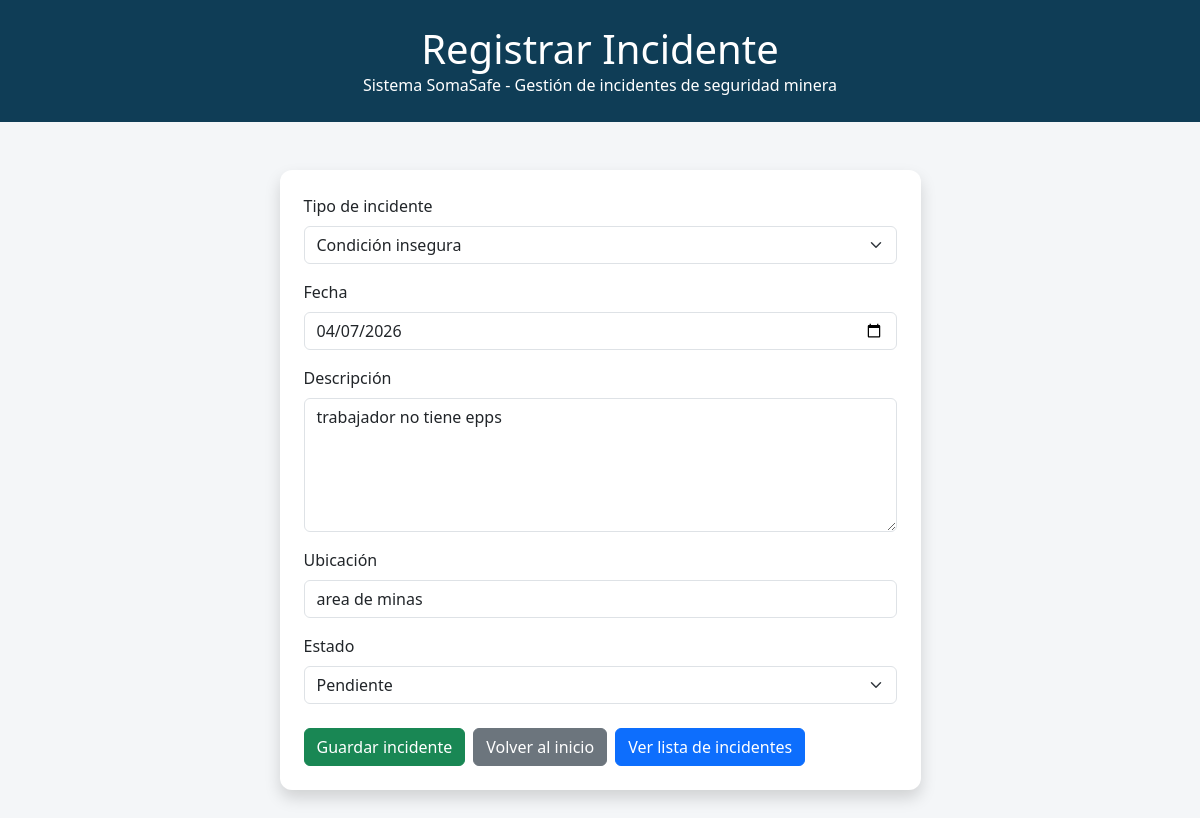
/editar/3/, run on the app's committed database.
### incidentes/models.py (models this page shows)
class Incidente(models.Model):
    TIPOS_INCIDENTE = [
        ('accidente', 'Accidente'),
        ('casi_accidente', 'Casi accidente'),
        ('condicion_insegura', 'Condición insegura'),
    ]
    ESTADOS = [
        ('pendiente', 'Pendiente'),
        ('en_proceso', 'En proceso'),
        ('resuelto', 'Resuelto'),
    ]
    tipo = models.CharField(max_length=20, choices=TIPOS_INCIDENTE)
    fecha = models.DateField()
    descripcion = models.TextField()
    ubicacion = models.CharField(max_length=150)
    estado = models.CharField(max_length=20, choices=ESTADOS, default='pendiente')
    creado_en = models.DateTimeField(auto_now_add=True)

### incidentes/views.py (the view)
# urls.py: path('editar/<int:id>/', views.editar_incidente, name='editar_incidente'),
def editar_incidente(request, id):
    incidente = get_object_or_404(Incidente, id=id)
    if request.method == 'POST':
        form = IncidenteForm(request.POST, instance=incidente)
        if form.is_valid():
            form.save()
            return redirect('lista_incidentes')
    else:
        form = IncidenteForm(instance=incidente)
    return render(request, 'registrar_incidente.html', {'form': form})

### incidentes/forms.py
class IncidenteForm(forms.ModelForm):
    class Meta:
        model = Incidente
        fields = ['tipo', 'fecha', 'descripcion', 'ubicacion', 'estado']
        widgets = {
            'tipo': forms.Select(attrs={'class': 'form-select'}),
            'fecha': forms.DateInput(attrs={'class': 'form-control', 'type': 'date'}),
            'descripcion': forms.Textarea(attrs={'class': 'form-control', 'rows': 5}),
            'ubicacion': forms.TextInput(attrs={'class': 'form-control'}),
            'estado': forms.Select(attrs={'class': 'form-select'}),
        }
        labels = {
            'tipo': 'Tipo de incidente',
            'fecha': 'Fecha',
            'descripcion': 'Descripción',
            'ubicacion': 'Ubicación',
            'estado': 'Estado',
        }

### incidentes/templates/registrar_incidente.html (shortened to what this page needs)
<!doctype html>
<html lang="es">
  <head>
    <link
      href="https://cdn.jsdelivr.net/npm/bootstrap@5.3.0/dist/css/bootstrap.min.css"
      rel="stylesheet" />
  </head>
  <body>
    <div class="header">
      <h1 class="mb-0">Registrar Incidente</h1>
      <p class="mb-0">
        Sistema SomaSafe - Gestión de incidentes de seguridad minera
      </p>
    </div>
    <div class="container mt-5 mb-5">
      <div class="row justify-content-center">
        <div class="col-md-8 col-lg-7">
          <div class="card shadow card-custom">
            <div class="card-body p-4">
              <form method="post">
                <div class="mb-3">
                  <label class="form-label">{{ form.tipo.label }}</label>
                  {{ form.tipo }}
                </div>
                <div class="mb-3">
                  <label class="form-label">{{ form.fecha.label }}</label>
                  {{ form.fecha }}
                </div>
                <div class="mb-3">
                  <label class="form-label">{{ form.descripcion.label }}</label>
                  {{ form.descripcion }}
                </div>
                <div class="mb-3">
                  <label class="form-label">{{ form.ubicacion.label }}</label>
                  {{ form.ubicacion }}
                </div>
                <div class="mb-4">
                  <label class="form-label">{{ form.estado.label }}</label>
                  {{ form.estado }}
                </div>
                <div class="d-flex gap-2 flex-wrap">
                  <button type="submit" class="btn btn-success">
                    Guardar incidente
                  </button>
                  <a href="/" class="btn btn-secondary">Volver al inicio</a>
                  <a href="/incidentes/" class="btn btn-primary"
                    >Ver lista de incidentes</a
                  >
                </div>
              </form>
            </div>
          </div>
        </div>
      </div>
    </div>
  </body>
</html>

### incidentes/templates/registrar_incidente.html (style rules this page uses)
body { background-color: #f4f6f8; }
.header { background-color: #0f3d56; color: white; padding: 25px; text-align: center; }
.card-custom { border: none; border-radius: 12px; }

### data on the page
Incidente: tipo "Condición insegura", fecha "04/07/2026", descripcion "trabajador no tiene epps", ubicacion "area de minas", estado "Pendiente"
